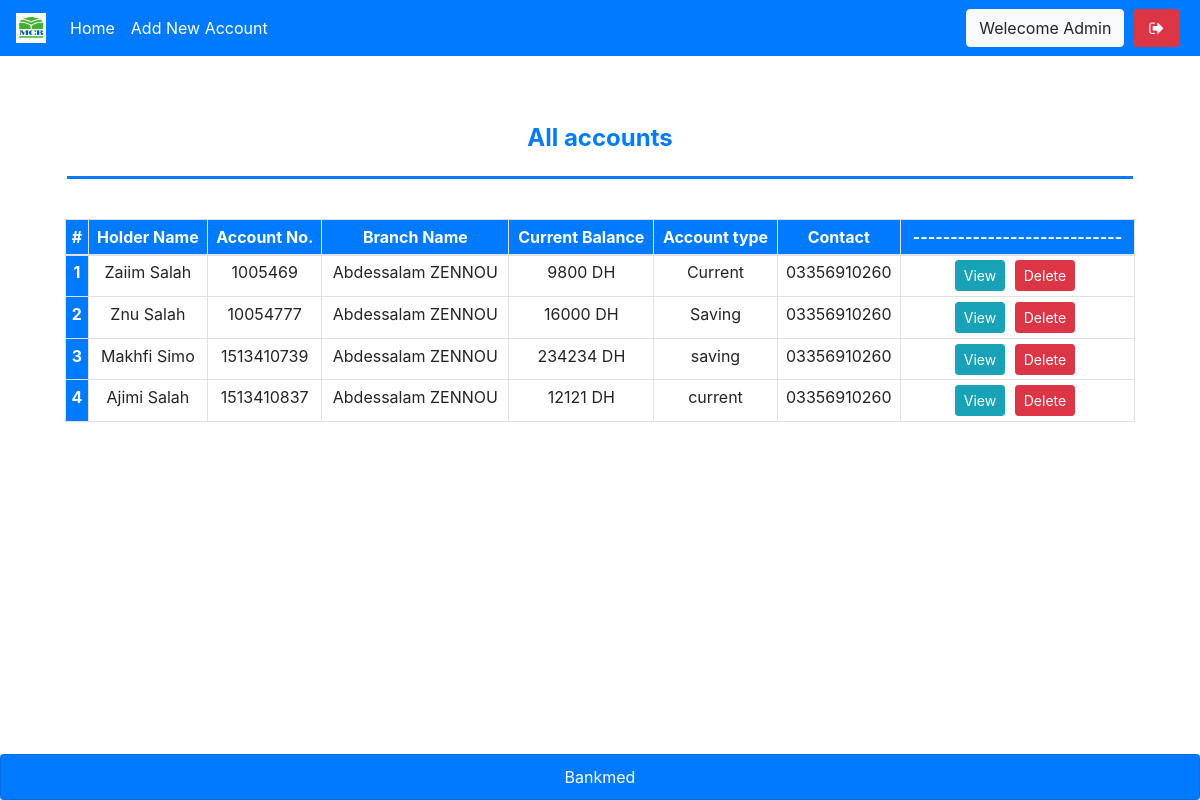
The page /mindex.php (signed in) on the database its author committed.
### tables this page shows
CREATE TABLE `useraccounts` (
  `id` int(11) NOT NULL,
  `email` text NOT NULL,
  `password` text NOT NULL,
  `name` varchar(111) NOT NULL,
  `balance` varchar(111) NOT NULL,
  `cnic` varchar(111) NOT NULL,
  `number` varchar(111) NOT NULL,
  `city` varchar(111) NOT NULL,
  `address` varchar(111) NOT NULL,
  `source` varchar(111) NOT NULL,
  `accountNo` varchar(111) NOT NULL,
  `branch` varchar(111) NOT NULL,
  `accountType` varchar(111) NOT NULL,
  `date` timestamp NOT NULL DEFAULT CURRENT_TIMESTAMP
);

CREATE TABLE `branch` (
  `branchId` int(11) NOT NULL,
  `branchNo` varchar(111) NOT NULL,
  `branchName` varchar(111) NOT NULL
);

### mindex.php (the view, shortened to what this page needs)
<!DOCTYPE html>
<html>
<head>
  <?php require 'assets/autoloader.php'; ?>
  <?php require 'assets/function.php'; ?>
  <link href="https://stackpath.bootstrapcdn.com/bootstrap/4.3.1/css/bootstrap.min.css" rel="stylesheet">
</head>
<body style="background:#fff;background-size: 100%">
  <nav class="navbar navbar-expand-lg n fixed-top">
    <a class="navbar-brand" href="#">
      <img src="images/logo.png" width="30" height="30" class="d-inline-block align-top" alt="">
    </a>
    <div class="collapse navbar-collapse" id="navbarSupportedContent">
      <ul class="navbar-nav mr-auto">
        <li class="nav-item ">
          <a class="nav-link active" href="mindex.php">Home <span class="sr-only">(current)</span></a>
        </li>
        <li class="nav-item "> <a class="nav-link" href="maddnew.php">Add New Account</a></li>
      </ul>
      <?php include 'msideButton.php'; ?>
    </div>
  </nav><br><br><br>
  <div class="container">
    <br><br>
    <div class="titree text-center">
      All accounts
    </div>
    <hr>
      <div class="card-body">
        <table class="table table-bordered table-sm">
          <thead>
            <tr>
              <th scope="col">#</th>
              <th scope="col">Holder Name</th>
              <th scope="col">Account No.</th>
              <th scope="col">Branch Name</th>
              <th scope="col">Current Balance</th>
              <th scope="col">Account type</th>
              <th scope="col">Contact</th>
              <th scope="col">----------------------------</th>
            </tr>
          </thead>
          <tbody>
            <?php
            $i = 0;
            $array = $con->query("select * from useraccounts,branch where useraccounts.branch = branch.branchId");
            if ($array->num_rows > 0) {
              while ($row = $array->fetch_assoc()) {
                $i++;
            ?>
                <tr>
                  <th scope="row"><?php echo $i ?></th>
                  <td><?php echo $row['name'] ?></td>
                  <td><?php echo $row['accountNo'] ?></td>
                  <td><?php echo $row['branchName'] ?></td>
                  <td><?php echo $row['balance'] ?> DH</td>
                  <td><?php echo $row['accountType'] ?></td>
                  <td><?php echo $row['number'] ?></td>
                  <td>
                    <a href="show.php?id=<?php echo $row['id'] ?>" class='btn btn-info btn-sm' data-toggle='tooltip' title="View More info">View</a>
                    <a href="mindex.php?delete=<?php echo $row['id'] ?>" class='btn btn-danger btn-sm' data-toggle='tooltip' title="Delete this account" onclick="return confirm('Are you sure you want to delete this account?')">Delete</a>
                  </td>
                </tr>
            <?php
              }
            }
            ?>
          </tbody>
        </table>
      </div>
      <div class="card cardd ">
        <?php echo "Bankmed"; ?>
      </div>
</body>
</html>

### assets/autoloader.php (shortened to what this page needs)
<link rel="stylesheet" type="text/css" href="css/bootstrap.min.css">
<link rel="stylesheet" type="text/css" href="css/custom.css">
<link rel="stylesheet" type="text/css" href="font-awesome/css/font-awesome.min.css">

### msideButton.php
<form class="form-inline my-2 my-lg-0">
       	<a class="btn btn-light">Welecome Admin</a>
        <a href="logout.php" data-toggle="tooltip" title="Logout" class="btn btn-danger mx-1" ><i class="fa fa-sign-out fa-fw"></i></a>
</form>

### mindex.php (style rules this page uses)
body { background: #f8f9fa; }
.navbar { background-color: #007BFF; }
.navbar-brand { color: #ffffff !important; }
.navbar-nav .nav-link { color: #ffffff !important; }
.card { margin-top: 20px; }
.table th, .table td { text-align: center; }
.table th { background-color: #007BFF; color: #ffffff; }
.btn { margin-right: 5px; }
.cardd { background-color: #007BFF; color: #f8f9fa; }
.titree { color: #007BFF; font-size: 24px; font-weight: bold; }
.cardd { position: fixed; bottom: 0; left: 0; width: 100%; padding: 10px; background-color: #007BFF; color: #ffffff; text-align: center; }
hr { border: none; height: 3px; background-color: #007bff; width: 96%; margin: 20px auto; }

### rows shown on the page
useraccounts: name "Zaiim Salah", accountNo "1005469", branch.branchName "Abdessalam ZENNOU", balance "9800", accountType "Current", number "03356910260"
useraccounts: name "Znu Salah", accountNo "10054777", branch.branchName "Abdessalam ZENNOU", balance "16000", accountType "Saving", number "03356910260"
useraccounts: name "Makhfi Simo", accountNo "1513410739", branch.branchName "Abdessalam ZENNOU", balance "234234", accountType "saving", number "03356910260"
useraccounts: name "Ajimi Salah", accountNo "1513410837", branch.branchName "Abdessalam ZENNOU", balance "12121", accountType "current", number "03356910260"
